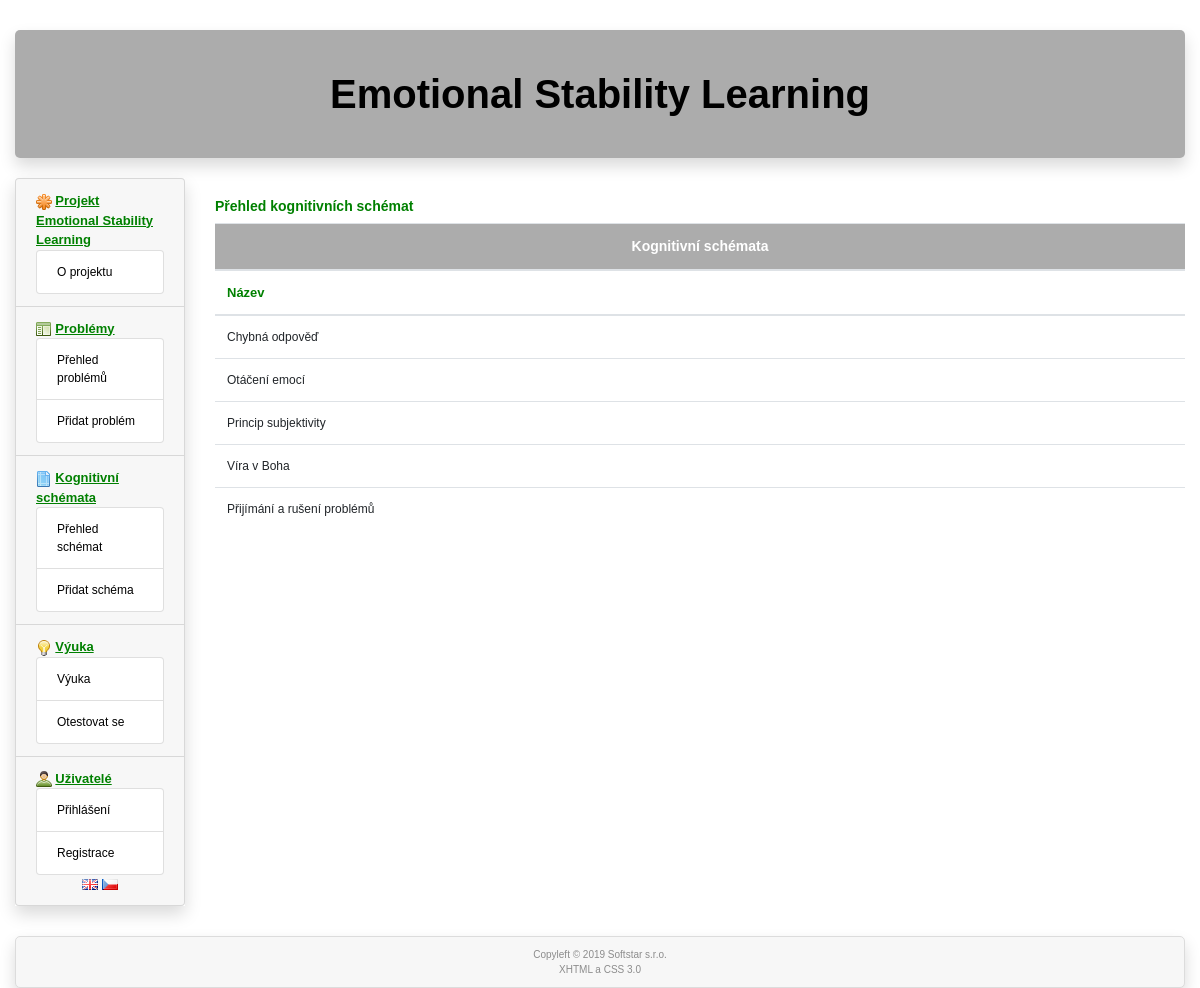
The app's page /cs/c-schema-overview with its own data.
### tables this page shows
CREATE TABLE `cog_schema` (
  `id` int(11) NOT NULL,
  `id_lang` int(11) NOT NULL,
  `name` varchar(40) NOT NULL,
  `wrong` int(1) NOT NULL DEFAULT '0',
  `deleted` int(1) NOT NULL DEFAULT '0'
);

### www/administrator/includes/index.php (called while the page is built, shortened)
<?php
  $uri = array($_SERVER['REQUEST_URI']);
  $tmp = preg_split("/\//", $uri[0]);
  $lang = $tmp[1];
  $router = RouterController::getInstance();
  $router->ctrMain(array($_SERVER['REQUEST_URI']));
  $router->showView();
?>

### www/administrator/includes/controllers/CSchemaOverviewController.php (called while the page is built, shortened)
<?php
class CSchemaOverviewController extends Controller
{
  public function ctrMain($parameters)
  {
    $cschemaModel = new CSchemaModel();
    $cschemas = $cschemaModel->selectAll();
  }
}
?>

### www/administrator/models/DbModel.php (called while the page is built, shortened)
<?php
  class DbModel extends cdb
  {
    static private $instance = null;
    static function getInstance()
    {
      if (self::$instance == null)
      {
        self::$instance = new DbModel();
      }
      return self::$instance;
    }
    function selectOne($table, array $keys)
    {
      $query = "select * from $table where";
      $i = 0;
      foreach($keys as $name => $value)
      {
        if ($i)
        {
          $query .= " and $name=$value";
        }
        else
        {
          $query .= " $name=$value";
          $i = 1;
        }
      }
      $query .= ";";
      if (!$this->query($query))
      {
        RouterController::getInstance()->setError("DbModel::selectOne():".$this->get_error().'<br /><br />'.$query.'<br />');
      }
      $arr = $this->get_array();
      return $arr;
    }
    function selectArray(array $tables, array $collums, array $keys, $order = '')
    {
      $query = "select ";
      $i = 0;
      foreach($collums as $collum)
      {
        if ($i)
        {
          $query .= ", $collum";
        }
        else
        {
          $query .= "$collum";
          $i = 1;
        }
      }
      $query .= " from ";
      $i = 0;
      foreach($tables as $table)
      {
        if ($i)
        {
          $query .= ", $table";
        }
        else
        {
          $query .= "$table";
          $i = 1;
        }
      }
      if (!empty($keys))
      {
        $query .= " where";
        $i = 0;
        foreach($keys as $name => $value)
        {
          if ($i)
          {
            $query .= " and $name=$value";
          }
          else
          {
            $query .= " $name=$value";
            $i = 1;
          }
        }
      }
      if ($order != '') {
        $query .= " order by $order;";
      }
      else
      {
        $query .= ';';
      }
      if (!$this->query($query))
      {
        RouterController::getInstance()->setError('DbModel::selectArray():'.$this->get_error().'<br /><br />'.$query.'<br />');
      }
      else
      {
        $i = 0;
        while ($item=$this->get_array())
        {
          if (!empty($item))
          {
            $arr[$i] = $item;
            $i++;
          }
        }
      }
      return $arr;
    }
  }
?>

### www/administrator/models/CSchemaModel.php (called while the page is built, shortened)
<?php
class CSchemaModel
{
    public function selectAll()
    {
        global $lang;
        $db = DbModel::getInstance();
        $langModel = new LanguagesModel();
        $language = $langModel->selectByTextId("'".htmlspecialchars($lang, ENT_QUOTES)."'");
        $cog_schemas = $db->selectArray(array ('cog_schema'), array ('*'), array ('id_lang' => $language['id']), 'id asc');
        return $cog_schemas;
    }
}
?>

### www/administrator/models/LanguagesModel.php (called while the page is built, shortened)
<?php
class LanguagesModel
{
  public function selectByTextId($id)
  {
      $db = DbModel::getInstance();
      $language = $db->selectOne('languages', array ('text_id' => $id));
      return $language;
  }
}
?>

### www/administrator/models/cdb.php (called while the page is built, shortened)
<?php
class cdb {
  private $data, $querystring, $error, $conn;
  public $server, $user, $password, $db_name;
  function __construct()
  {
    require("./administrator/cfg/sql.php");
    $this->conn = null;
  }
  function connect() {
    $options=array(
      PDO::ATTR_ERRMODE => PDO::ERRMODE_EXCEPTION,
      PDO::MYSQL_ATTR_INIT_COMMAND => "SET NAMES utf8"
      );
    try {
            $this->conn = @new PDO("mysql:host=".$this->server.";dbname=".$this->db_name, $this->user, $this->password, $options);
    } catch (PDOException $e) {
        $error = 'DB connection failed: ' . $e->getMessage();
    }
    return(1);
  }
  function query($sql) {
    $error = '';
    try {
      $this->data=$this->conn->prepare($sql);
    } catch (PDOException $e) {
      $error = 'Preparation of query failed: ' . $e->getMessage();
      $this->data=null;
    }
    $result2 = 0;
    if ($error == '')
    {
      try {
          $result2 = $this->data->execute();
      } catch (PDOException $e) {
          $error = 'Execution of query failed: ' . $e->getMessage();
          $this->data=null;
      }
    }
    else
    {
      $this->error = $error;
      $result2 = false;
    }
    if ($result2) { return 1; }
    else  {return 0;}
  }
  function get_array() {
    $arr = $this->data->fetch(PDO::FETCH_ASSOC);
    if (!empty($arr)) {return ($arr); }
    else { return 0; }
  }
};
?>

### www/administrator/cfg/sql.php (called while the page is built)
<?php
  $this->server='localhost';
  $this->user='emotions';
  $this->password='3M0710n5@#';
  $this->db_name='emotions';
?>

### www/administrator/includes/controllers/RouterController.php (called while the page is built, shortened)
<?php
class RouterController extends Controller
{
  protected $controller;
  private function camelNotation($text)
  {
    $sentence = str_replace('-', ' ', $text);
    $sentence = ucwords($sentence);
    $sentence = str_replace(' ', '', $sentence);
    return $sentence;
  }
  private function parseURL($url)
  {
    $parsedURL = parse_url($url);
    $parsedURL["path"] = ltrim($parsedURL["path"], "/");
    $parsedURL["path"] = trim($parsedURL["path"]);
    $divPath = explode("/", $parsedURL["path"]);
    return $divPath;
  }
  public function ctrMain($parameters)
  {
      $parsedURL = $this->parseURL($parameters[0]);
      global $expressions, $lang;
      $tmp = array_shift($parsedURL);
    if (empty($parsedURL[0]))
    {
      $this->controller = new HomePageController();
    }
    else
    {
      $view = array_shift($parsedURL);
      $controllerClass = $this->camelNotation($view) . 'Controller';
      if (file_exists('./administrator/includes/controllers/' . $controllerClass . '.php'))
      {
        if ($view == 'error')
        {
          $this->controller = new $controllerClass('');
        }
        else
        {
          $this->controller = new $controllerClass;
        }
      }
      else
      {
        $this->controller= new ErrorController($expressions['Error 404: page not found']);
      }
    }
    $this->controller->ctrMain($parsedURL);
  }
}
?>

### www/administrator/includes/views/cschemaOverview.phtml (the view)
<?php global $expressions, $lang; ?>
        <div class="col-sm-10">
          <h4><?=$expressions['Cognitive schemas overview']?></h4>
          <?php
             $num = count($cschemas);
             if (!$num) {
          ?>
          <div class="message"><?=$expressions['There are not saved any cognitive schemas']?></div>
          <?php
            } else {
          ?>
          <div class="table-responsive">
            <table class="table table-hover">
              <thead>
                <tr><th class="caption text-center"><?=$expressions['Cognitive schemas']?></th></tr>
                <tr><th><?=$expressions['Name']?></th></tr>
              </thead>
              <tbody>
            <?php
              foreach ($cschemas as $cschema) {
            ?>
                <tr>
                  <td><?php echo($cschema['name']); ?></td>
                </tr>
        <?php } ?>
              </tbody>
            </table>
          </div>
      <?php } ?>
        </div>

### www/css/style.css (style rules this page uses)
body { font-family: 'Helvetica CE','Arial CE',sans-serif; font-size: 12px; }
h4 { font-size: 14px; font-weight: bold; color: green; margin-top: 20px; }
table thead tr th.caption { font-weight: bold; background-color: #acacac; color:white; font-size:14px; }
thead { font-size: 13px; font-weight: bold; color: green; }
td { font-size: 12px!important; }

### records on screen
cog_schema: name "Chybná odpověď"
cog_schema: name "Otáčení emocí"
cog_schema: name "Princip subjektivity"
cog_schema: name "Ví­ra v Boha"
cog_schema: name "Přijímání a rušení problémů"

### other values on screen
$expressions['Project'] "Projekt"
$expressions['About project'] "O projektu"
$expressions['Problems'] "Problémy"
$expressions['Problems overview'] "Přehled problémů"
$expressions['Add problem'] "Přidat problém"
$expressions['Cognitive schemas'] "Kognitivní schémata"
$expressions['Schemas overview'] "Přehled schémat"
$expressions['Add schema'] "Přidat schéma"
$expressions['Learning'] "Výuka"
$expressions['Test yourselves'] "Otestovat se"
$expressions['Users'] "Uživatelé"
$expressions['Login'] "Přihlášení"
$expressions['Registration'] "Registrace"
$expressions['Cognitive schemas overview'] "Přehled kognitivních schémat"
$expressions['Name'] "Název"
